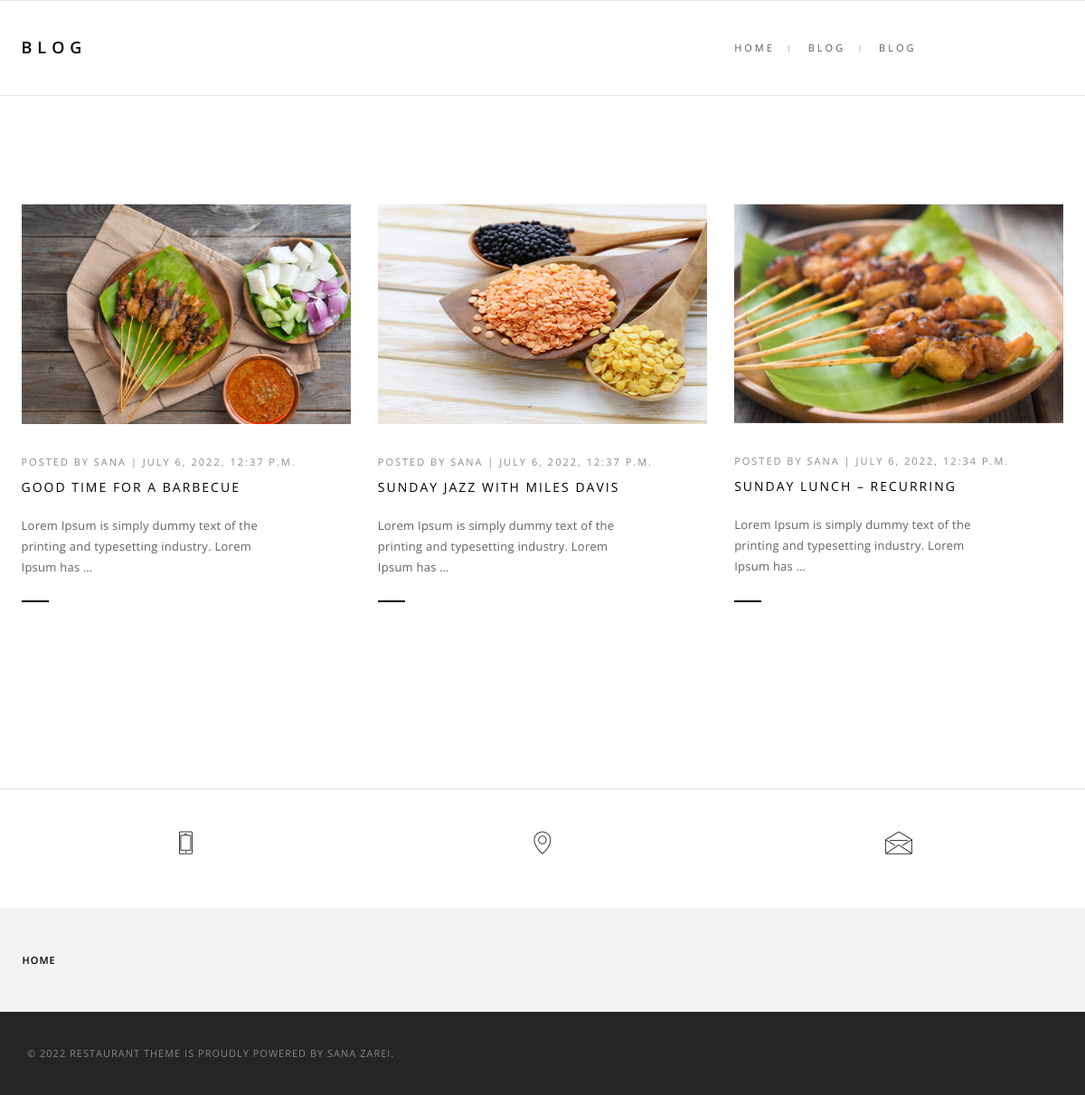
The app's page /blog/category/events/ with its own data.
### Blog/models.py (models this page shows, shortened)
class Article(models.Model):
    author = models.ForeignKey("auth.User",on_delete = models.CASCADE, editable=False, default=1)
    title = models.CharField(max_length = 150)
    slug = models.SlugField(unique=True, max_length=100)
    category = models.ManyToManyField(Category,related_name="articles")
    description = models.TextField()
    image = models.ImageField(upload_to="Blog_Image")
    publish = models.DateTimeField(default=timezone.now)
    created = models.DateTimeField(auto_now_add=True)
    updated = models.DateTimeField(auto_now=True)
    STATUS_CHOICES = (('d','Draft'),('p','Published'))
    status = models.CharField(max_length = 1,choices=STATUS_CHOICES)
    objects = ArticleManager()
    class Meta:
        verbose_name_plural = '01 - Article'

### Blog/views.py (the view)
# urls.py: path('blog/category/<slug:slug>/', views.category, name='category'),
def category(request, slug):
    category = get_object_or_404(Category, slug = slug, status=True)
    articles_list = category.articles.publishd()
    paginator = Paginator(articles_list, 9)
    articles = request.GET.get('page',1)
    try:
        result = paginator.page(articles)
    except PageNotAnInteger:
        result = paginator.page(1)
    except EmptyPage:
        result = paginator.page(paginator.num_pages)
    context = {
        "category" : category,
        "articles" : result,
    }
    return render(request, 'Blog/category.html',context)

### Blog/models.py (called while the page is built)
    def publishd(self):
        return self.filter(status="p")

### Blog/templates/Blog/category.html (shortened to what this page needs)
{% extends "layout.html" %}
{% load static %}
{% block title %} BLOG {% endblock %}
{% block breadcrumb0 %} BLOG {% endblock %}
{% block breadcrumb %} BLOG {% endblock %}
{% block main %}
        <section class="wow fadeIn">
            <div class="container">
                <div class="row blog-3col">
                    {% for item in articles %}
                    <div class="col-md-4 col-sm-6 col-xs-6 blog-listing wow fadeInUp" data-wow-duration="300ms">
                        <div class="blog-image"><a href="{% url 'Blog:blogdetails' item.slug %}"><img src="{{item.image.url}}" alt=""></a></div>
                        <div class="blog-details">
                            <div class="blog-date">Posted by <a href="">{{item.author}}</a> | {{item.publish}}</div>
                            <div class="blog-title"><a href="{% url 'Blog:blogdetails' item.slug %}">{{item.title}}</a></div>
                            <div class="blog-short-description">{{item.description|truncatewords:15}}</div>
                            <div class="separator-line bg-black no-margin-lr"></div>
                        </div>
                    </div>
                    {% endfor %}
                </div>
                <div class="row">
                    <div class="col-md-12 col-sm-12 col-xs-12 wow fadeInUp">
                    </div>
                </div>
            </div>
        </section>
{% endblock %}

### static/css/full-slider.css (style rules this page uses)
html, body { height: 100%; }

### static/css/menu-hamburger.css (style rules this page uses)
html, body { height: 100%; width: 100%; }

### static/css/responsive.css (style rules this page uses)
@media (min-width: 640px) { .blog-3col .col-md-4:nth-child(2n + 3) { clear: left; } }
@media (min-width: 768px) { .blog-3col .col-md-4:nth-child(2n + 3) { clear: left; } }
@media (min-width: 992px) { .blog-3col .col-md-4:nth-child(2n + 3) { clear: none; } }
@media (min-width: 1200px) { .blog-3col .col-md-4:nth-child(2n + 3) { clear: none; } }

### records on screen
Article: image (picture), author "SANA", publish "JULY 6, 2022, 12:37 P.M.", title "GOOD TIME FOR A BARBECUE", description "Lorem Ipsum is simply dummy text of the printing and typesetting industry. Lorem Ipsum has …"
Article: image (picture), author "SANA", publish "JULY 6, 2022, 12:37 P.M.", title "SUNDAY JAZZ WITH MILES DAVIS", description "Lorem Ipsum is simply dummy text of the printing and typesetting industry. Lorem Ipsum has …"
Article: image (picture), author "SANA", publish "JULY 6, 2022, 12:34 P.M.", title "SUNDAY LUNCH – RECURRING", description "Lorem Ipsum is simply dummy text of the printing and typesetting industry. Lorem Ipsum has …"
